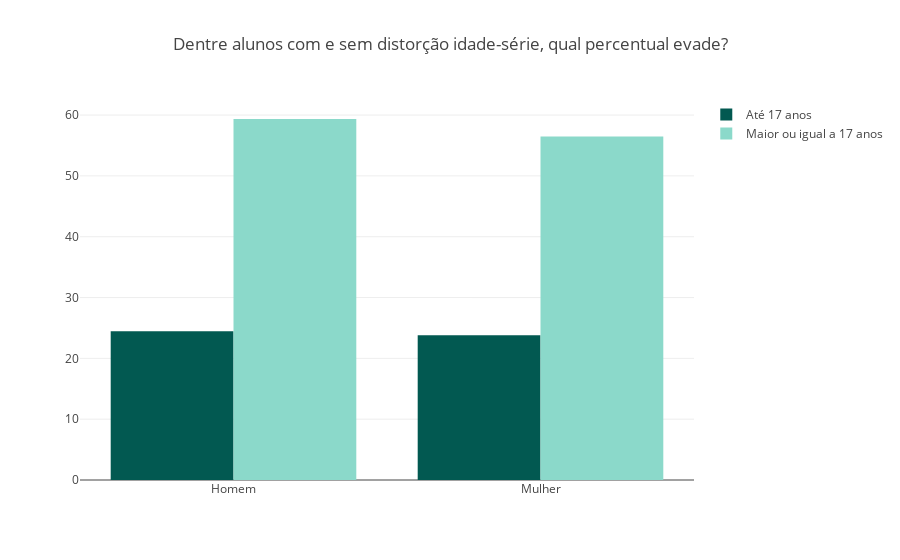

Here is the notebook cell this chart was saved with:
### Code cell
title = 'Dentre alunos com e sem distorção idade-série, qual percentual evade?'
x = 'CAT_IN_DISTORCAO'

plot_categoria_sexo(x, title, 'perc_sexo_idade_evasao')

### Figure 1 — Plotly figure (JSON) as saved in the notebook; plotly's stock layout.template omitted (floating-point values rounded to 4 significant figures)
{"data": [{"marker": {"color": "#025951"}, "name": "Até 17 anos", "type": "bar", "uid": "654527d8-b45a-4e4a-a4e2-4d9eab70b5a6", "x": ["Homem", "Mulher"], "y": [24.45, 23.81]}, {"marker": {"color": "#8BD9CA"}, "name": "Maior ou igual a 17 anos", "type": "bar", "uid": "560eb5d9-5cf3-47c5-8524-c0988be806a5", "x": ["Homem", "Mulher"], "y": [59.35, 56.48]}], "layout": {"title": {"text": "Dentre alunos com e sem distorção idade-série, qual percentual evade?"}}}
